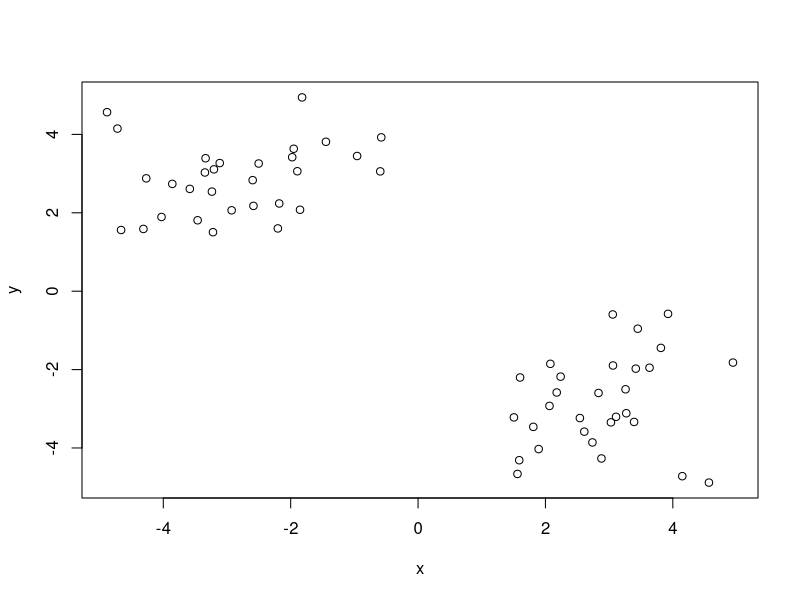
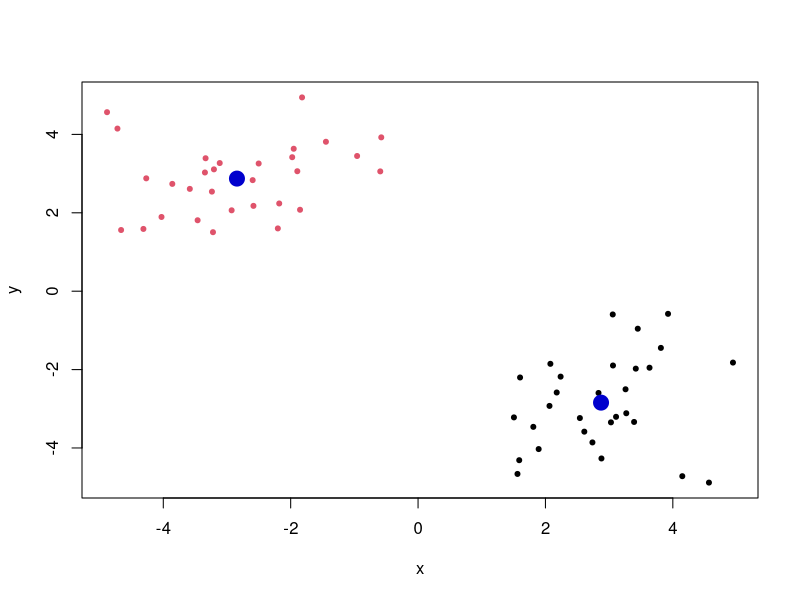
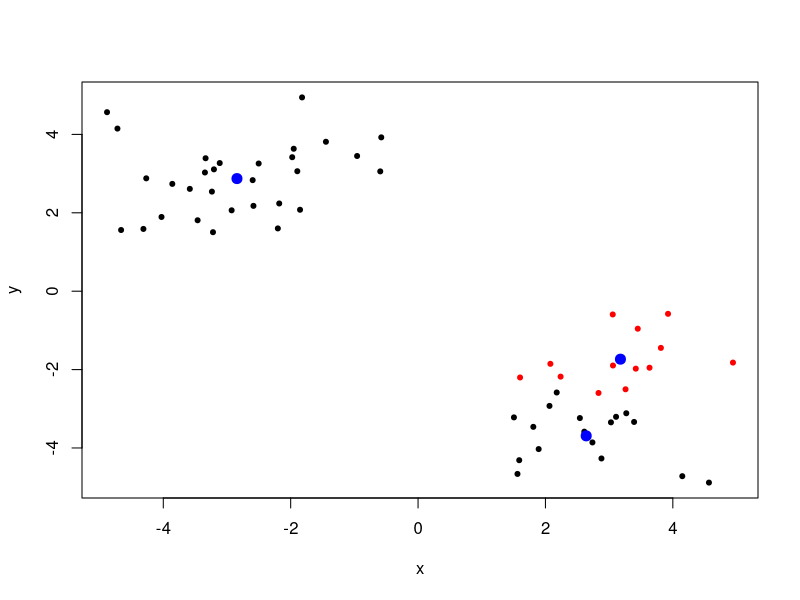
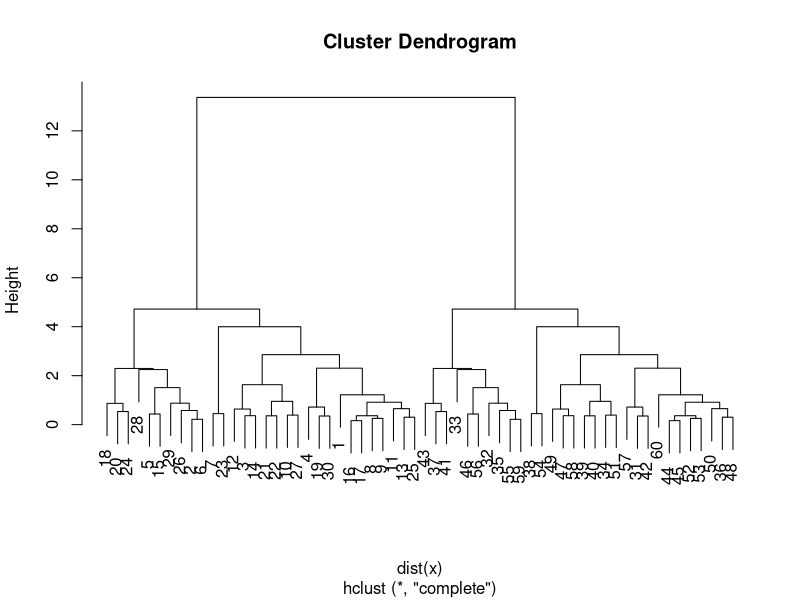
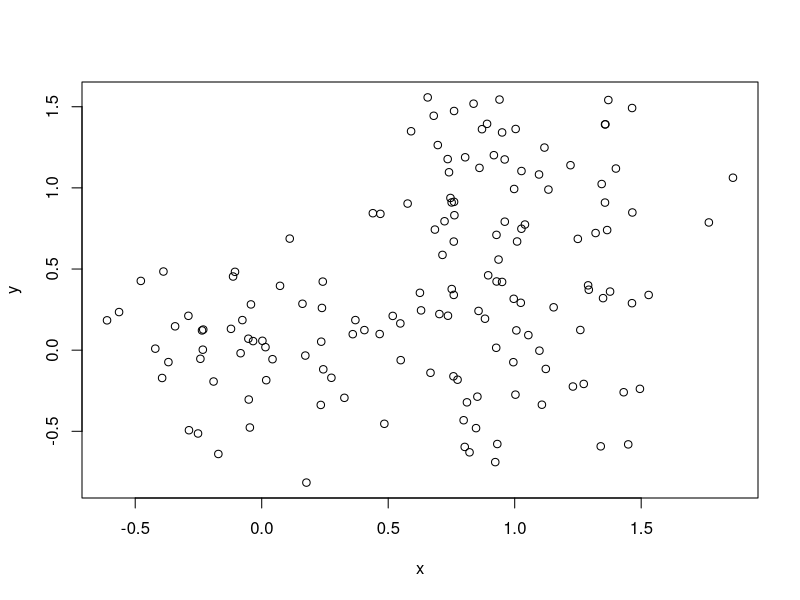
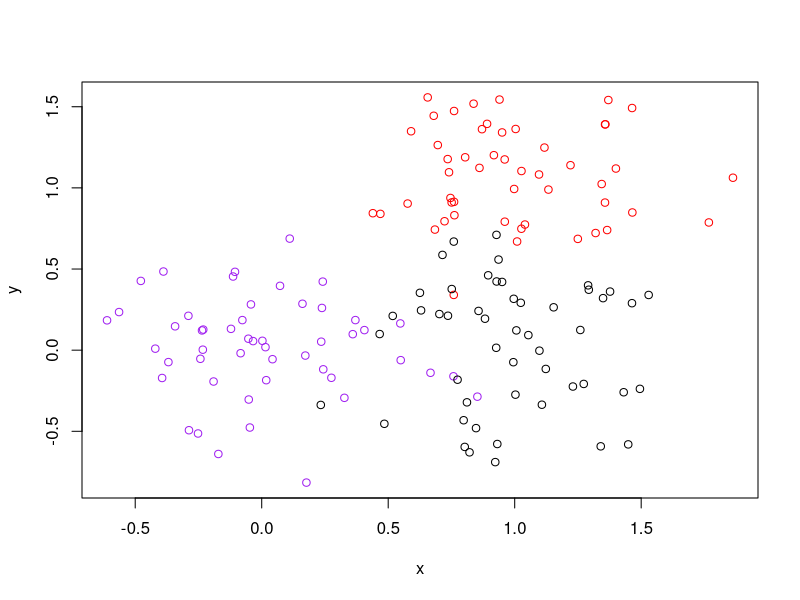
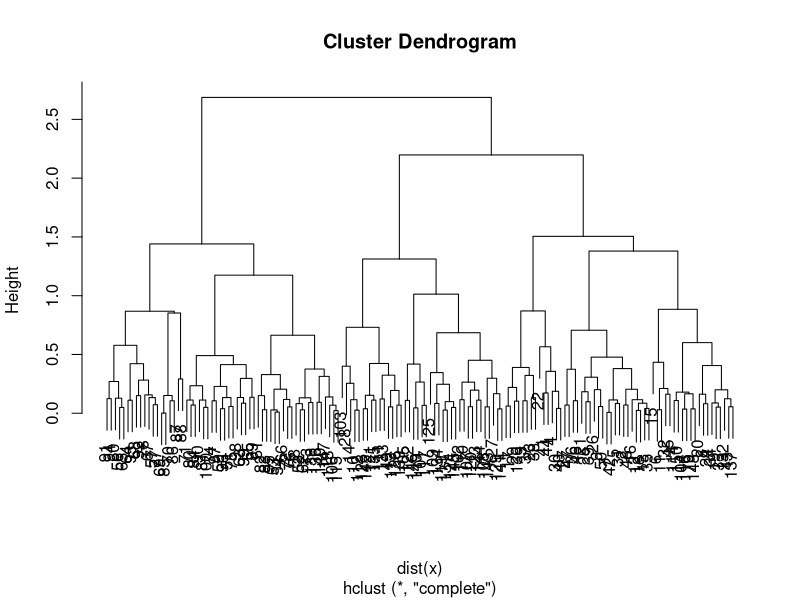
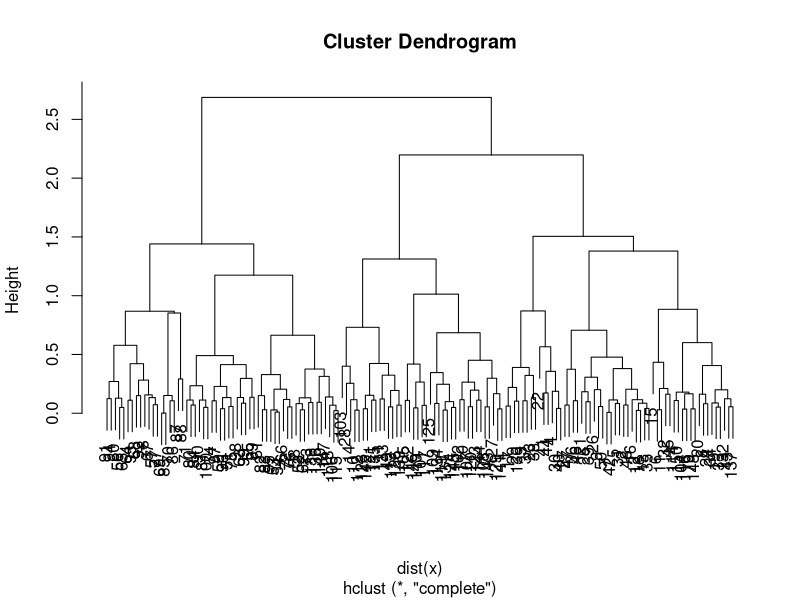

Reproduce these figures in R, in order.
## ---- chunk 1
knitr::opts_chunk$set(echo = TRUE)
## ---- chunk 2
#Generating some example data for clustering 
tmp <- c(rnorm(30,-3), rnorm(30,3))
x <- cbind(x=tmp, y=rev(tmp))  
#And we plot
plot(x)


## ---- chunk 3
k<-kmeans(x,centers=2,nstart=20)

## ---- chunk 4

#cluster size (points in each cluster)
k$size



## ---- chunk 5
#cluster assignement/membership
k$cluster


## ---- chunk 6
#cluster centers
k$centers
## ---- chunk 7
plot(x, col=k$cluster,pch=20)
palette(c("black","red"))
points(k$centers,col="blue3",pch=20,cex=3)

## ---- chunk 8
k3<-kmeans(x,centers=3, nstart = 20)

plot(x,col=k3$cluster,pch=20)
palette(c("purple","red","black"))
points(k3$centers,col="blue",pch=20,cex=2)


## ---- chunk 9
#total within cluster sum of squares, the smallest the better 
k$tot.withinss

k3$tot.withinss
## ---- chunk 10
hc<-hclust(dist(x))
plot(hc)
## ---- chunk 11
  
cutree(hc,k=2)

## ---- chunk 12
# Step 1. Generating some example data for clustering
x <- rbind(
 matrix(rnorm(100, mean=0, sd = 0.3), ncol = 2), # c1
 matrix(rnorm(100, mean = 1, sd = 0.3), ncol = 2), # c2
 matrix(c(rnorm(50, mean = 1, sd = 0.3), # c3
 rnorm(50, mean = 0, sd = 0.3)), ncol = 2))

colnames(x) <- c("x", "y")
## ---- chunk 13
# Step 2. Ploting the data without clustering
plot(x)

## ---- chunk 14

# Step 3. Generate colors for known clusters
# (just so we can compare to hclust results)
col <- as.factor( rep(c("c1","c2","c3"), each=50) )
plot(x, col=col)
## ---- chunk 15
#Returning 2 clusters
hc<-hclust(dist(x))

plot(hc)
cutree(hc,k=2)  


## ---- chunk 16
#Returning 3 clusters
hc<-hclust(dist(x))

plot(hc)
cutree(hc,k=3)
## ---- chunk 17
#Initialize a blank 100 row by 10 column matrix
mydata <- matrix(nrow=100, ncol=10) 
#Labeled the rows gene1, gene2, etc all the way to gene100  

rownames(mydata)<-paste("gene",1:100,sep="")
#Label the columns with wt and ko  
colnames(mydata)<-c(paste("wt",1:5,sep=""),paste("ko",1:5,sep=""))
head(mydata)

## ---- chunk 18
for(i in 1:nrow(mydata)) {
 wt.values <- rpois(5, lambda=sample(x=10:1000, size=1))
 ko.values <- rpois(5, lambda=sample(x=10:1000, size=1))

 mydata[i,] <- c(wt.values, ko.values)
} 


## ---- chunk 19
#prcomp expects the samples to be the row and genes to be columns so we need to transose the matrix with the t()  
pca<-prcomp(t(mydata),scale=TRUE)

#See atributes  
attributes(pca)

## ---- chunk 20

plot(pca$x[,1],pca$x[,2])
## ---- chunk 21
#variance captured by PCA

pca.var <- pca$sdev^2
# Precent variance is often more informative to look at

pca.var.per <- round(pca.var/sum(pca.var)*100, 1) 

pca.var.per

## ---- chunk 22
barplot(pca.var.per, main="Scree Plot", xlab="Principal Component", ylab="Percent Variation")
#This means that there are big differences between these two groups

## ---- chunk 23
colvec<-colnames(mydata)
colvec[grep("wt",colvec)]<-"red"
colvec[grep("ko",colvec)]<-"blue"

plot(pca$x[,1],pca$x[,2],col=colvec, pch=20,
     xlab=paste0("PC1 (", pca.var.per[1], "%)"),
     ylab=paste0("PC2 (", pca.var.per[2], "%)"))

## ---- chunk 24
plot(pca$x[,1],pca$x[,2],col=colvec, pch=20,
     xlab=paste0("PC1 (", pca.var.per[1], "%)"),
     ylab=paste0("PC2 (", pca.var.per[2], "%)"))

identify(pca$x[,1],pca$x[,2],labels=colnames(mydata))

## ---- chunk 25
#Loading scores help us deteremine which genes have the largest effect on where samples are pltted in the PCA plot
#prcomp() calls loading scores $rotation

loading_scores<-pca$rotation[,1]

summary(loading_scores)

## ---- chunk 26
gene_scores<-abs(loading_scores)

gene_scores

## ---- chunk 27
#Sorting magnitudes from high to low  

gene_score_ranked <- sort(gene_scores, decreasing=TRUE)  



## ---- chunk 28
#lets see the top five scores  
top_five<-names(gene_score_ranked[1:5])  
top_five


## ---- chunk 29
#Showing the scores

pca$rotation[top_five,1]  

